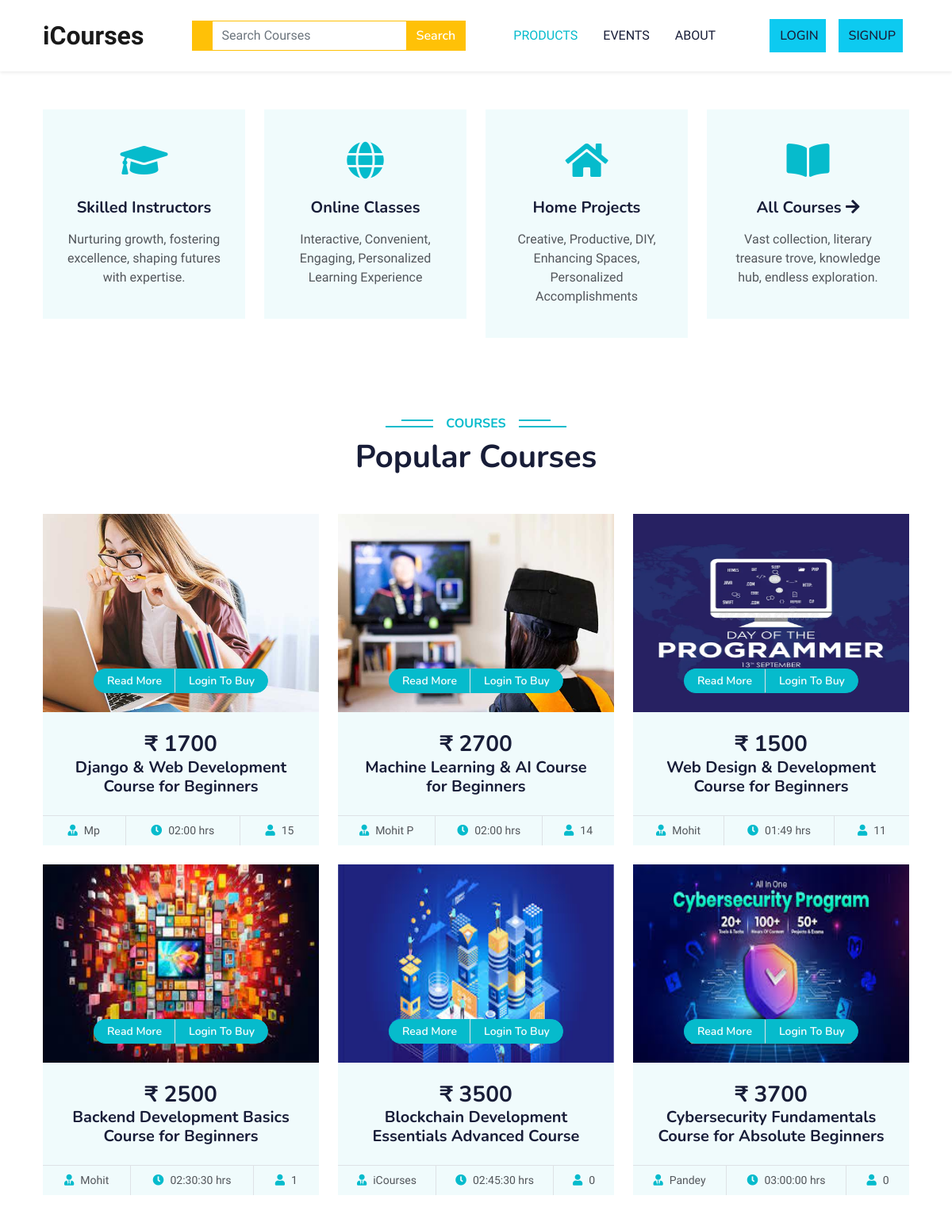
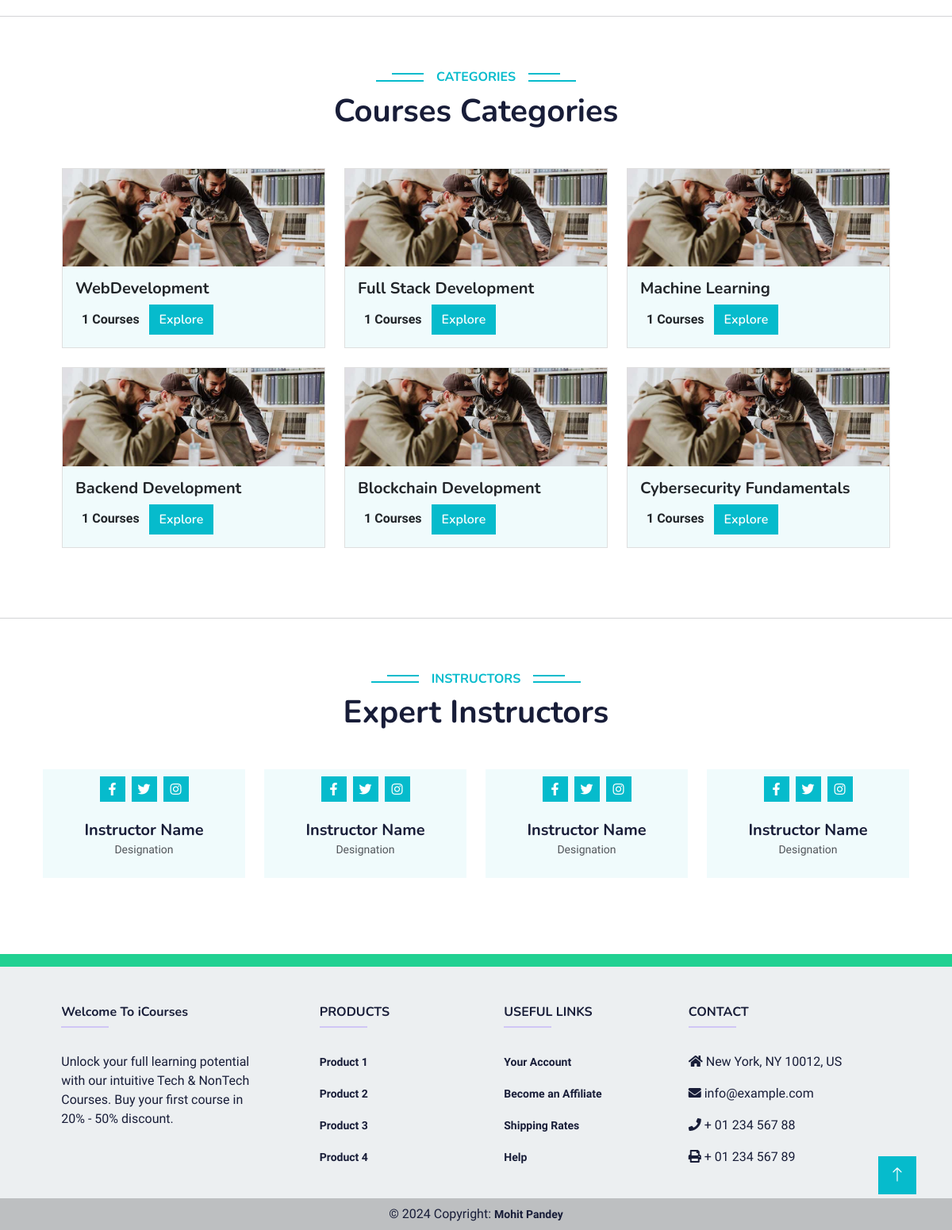
The app's page /product/ with its own data (2 pictures, top to bottom).
### home/models.py (models this page shows, shortened)
class Course(models.Model):
    coursePicture = models.ImageField(upload_to='coursePicture/',null=True,blank = True)
    courseFile = models.FileField(upload_to='coursePdf',null=True,blank=True)
    courseCategory = models.ForeignKey(Category, on_delete=models.CASCADE ,null=True,blank=True)
    courseName = models.CharField(max_length = 150,null=True,blank=True)
    coursePrice = models.IntegerField(null=True,blank=True)
    madeBy = models.CharField(max_length = 150,null=True,blank=True)
    courseDuration = models.CharField(max_length = 50)
    studentOnCourse = models.IntegerField(default = 0,editable=False)
    AboutCourse = HTMLField(blank=True)

class Category(models.Model):
    categoryName = models.CharField(max_length=200)

### home/views.py (the view)
# urls.py: path('product/',views.Products, name='Products'),
def Products(request):
    if request.method == "GET":
      search = request.GET.get('search')
      if search != None:
        course = Course.objects.filter(courseName__icontains=search)
        return render(request,"Products/allCourse.html",{'courses':course})
    courses = Course.objects.order_by('-studentOnCourse')[:6] # Get the top 6 course by user purchased count..
    category_counts = Category.objects.annotate(course_count=Count('course')) # get the catagory courses in the page....
    context = {'courses':courses, 'categories':category_counts}
    return render(request, 'Products/productPage.html',context)

### home/context_processors.py (called while the page is built)
def user_info(request):
    user_info = None
    if request.user.is_authenticated:
        try:
            user_info = request.user.userprofile  # Assuming UserProfile is related to the User model
        except UserProfile.DoesNotExist:
            pass  # Handle the case where UserProfile doesn't exist for the current user
    return {'user_info': user_info}

### templates/Products/productPage.html (shortened to what this page needs)
{% extends 'base.html' %}
{% block Css %}
  <link href="https://cdnjs.cloudflare.com/ajax/libs/font-awesome/5.10.0/css/all.min.css" rel="stylesheet" />
  <link href="https://cdn.jsdelivr.net/npm/bootstrap-icons@1.4.1/font/bootstrap-icons.css" rel="stylesheet" />
  <link href="lib/animate/animate.min.css" rel="stylesheet" />
  <link href="lib/owlcarousel/assets/owl.carousel.min.css" rel="stylesheet" />
  <link href="/static/Css/css/bootstrap.min.css" rel="stylesheet" />
  <link href="/static/Css/css/style.css" rel="stylesheet" />
{% endblock %}
{% block body %}
  <div class="container-xxl py-5">
    <div class="container">
      <div class="row g-4">
        <div class="col-lg-3 col-sm-6 wow fadeInUp" data-wow-delay="0.1s">
          <div class="service-item text-center pt-3">
            <div class="p-4">
              <i class="fa fa-3x fa-graduation-cap text-primary mb-4"></i>
              <h5 class="mb-3">Skilled Instructors</h5>
              <p>Nurturing growth, fostering excellence, shaping futures with expertise.</p>
            </div>
          </div>
        </div>
        <div class="col-lg-3 col-sm-6 wow fadeInUp" data-wow-delay="0.3s">
          <div class="service-item text-center pt-3">
            <div class="p-4">
              <i class="fa fa-3x fa-globe text-primary mb-4"></i>
              <h5 class="mb-3">Online Classes</h5>
              <p>Interactive, Convenient, Engaging, Personalized Learning Experience</p>
            </div>
          </div>
        </div>
        <div class="col-lg-3 col-sm-6 wow fadeInUp" data-wow-delay="0.5s">
          <div class="service-item text-center pt-3">
            <div class="p-4">
              <i class="fa fa-3x fa-home text-primary mb-4"></i>
              <h5 class="mb-3">Home Projects</h5>
              <p>Creative, Productive, DIY, Enhancing Spaces, Personalized Accomplishments</p>
            </div>
          </div>
        </div>
        <div onclick="window.location.href='/allCourses/' " class="col-lg-3 col-sm-6 wow fadeInUp" data-wow-delay="0.7s">
          <div class="service-item text-center pt-3">
            <div class="p-4">
              <i class="fa fa-3x fa-book-open text-primary mb-4"></i>
              <h5 class="mb-3">All Courses <i class="fas fa-arrow-right"></i>
              </h5>
              <p>Vast collection, literary treasure trove, knowledge hub, endless exploration.</p>
            </div>
          </div>
        </div>
      </div>
    </div>
  </div>
  <div class="container-xxl py-5">
    <div class="container">
      <div class="text-center wow fadeInUp" data-wow-delay="0.1s">
        <h6 class="section-title bg-white text-center text-primary px-3">Courses</h6>
        <h1 class="mb-5">Popular Courses</h1>
      </div>
      <div class="row g-4 justify-content-start">
        {% for course in courses %}
          <div class="col-lg-4 col-md-6 wow fadeInUp" data-wow-delay="0.1s">
            <div class="course-item bg-light">
              <div class="position-relative overflow-hidden">
                {% if course.coursePicture %}
                <img src="{{ course.coursePicture.url }}" height="250px" class="card-img-top" alt="{{ course.courseName }}">
            {% else %}
            <img src="/static/Images/cat-4.jpg" height="250px" class="card-img-top" alt="Placeholder">
            {% endif %}
                <div class="w-100 d-flex justify-content-center position-absolute bottom-0 start-0 mb-4">
                  <a href="/productView/{{course.id}}" class="flex-shrink-0 btn btn-sm btn-primary px-3 border-end" style="border-radius: 30px 0 0 30px;">Read More</a>
                  {% if user.is_authenticated %}
                  <a href="/paymentPage/{{course.id}}" class="flex-shrink-0 btn btn-sm btn-primary px-3" style="border-radius: 0 30px 30px 0;">Buy Now</a>
                  {% else %}
                  <a href="/login/" class="flex-shrink-0 btn btn-sm btn-primary px-3" style="border-radius: 0 30px 30px 0;">Login To Buy</a>
                  {% endif %}
                </div>
              </div>
              <div class="text-center p-4 pb-0">
                <h3 class="mb-0">₹ {{ course.coursePrice }}</h3>
                <h5 class="mb-4">{{ course.courseName }}</h5>
              </div>
              <div class="d-flex border-top">
                <small class="flex-fill text-center border-end py-2"><i class="fa fa-user-tie text-primary me-2"></i>{{ course.madeBy }}</small>
                <small class="flex-fill text-center border-end py-2"><i class="fa fa-clock text-primary me-2"></i>{{ course.courseDuration }} hrs</small>
                <small class="flex-fill text-center py-2"><i class="fa fa-user text-primary me-2"></i>{{ course.studentOnCourse }}</small>
              </div>
            </div>
          </div>
        {% endfor %}
      </div>
    </div>
  </div>
  <hr>
  <div class="container-xxl py-5 category">
    <div class="container">
      <div class="text-center wow fadeInUp" data-wow-delay="0.1s">
        <h6 class="section-title bg-white text-center text-primary px-3">Categories</h6>
        <h1 class="mb-5">Courses Categories</h1>
      </div>
      <div class="container">
        <div class="row">
          {% for category in categories %}
            <div class="col-lg-4 col-md-6 mb-4">
              <div class="card">
                <img src="/static/Images/cat-1.jpg" class="card-img-top" alt="..." />
                <div class="card-body bg-light">
                  <h5 class="card-title">{{ category.categoryName }}</h5>
                  <b><span class="mx-2 card-text">{{ category.course_count }} Courses</span></b>
                    <a href="/courses/{{category.id}}" class="btn btn-primary">Explore</a>
                </div>
              </div>
            </div>
          {% endfor %}
        </div>
      </div>
    </div>
  </div>
<hr>
  <div class="container-xxl py-5">
    <div class="container">
      <div class="text-center wow fadeInUp" data-wow-delay="0.1s">
        <h6 class="section-title bg-white text-center text-primary px-3">Instructors</h6>
        <h1 class="mb-5">Expert Instructors</h1>
      </div>
      <div class="row g-4">
        <div class="col-lg-3 col-md-6 wow fadeInUp" data-wow-delay="0.1s">
          <div class="team-item bg-light">
            <div class="overflow-hidden">
            </div>
            <div class="position-relative d-flex justify-content-center" style="margin-top: -23px;">
              <div class="bg-light d-flex justify-content-center pt-2 px-1">
                <a class="btn btn-sm-square btn-primary mx-1" href=""><i class="fab fa-facebook-f"></i></a>
                <a class="btn btn-sm-square btn-primary mx-1" href=""><i class="fab fa-twitter"></i></a>
                <a class="btn btn-sm-square btn-primary mx-1" href=""><i class="fab fa-instagram"></i></a>
              </div>
            </div>
            <div class="text-center p-4">
              <h5 class="mb-0">Instructor Name</h5>
              <small>Designation</small>
            </div>
          </div>
        </div>
        <div class="col-lg-3 col-md-6 wow fadeInUp" data-wow-delay="0.3s">
          <div class="team-item bg-light">
            <div class="overflow-hidden">
            </div>
            <div class="position-relative d-flex justify-content-center" style="margin-top: -23px;">
              <div class="bg-light d-flex justify-content-center pt-2 px-1">
                <a class="btn btn-sm-square btn-primary mx-1" href=""><i class="fab fa-facebook-f"></i></a>
                <a class="btn btn-sm-square btn-primary mx-1" href=""><i class="fab fa-twitter"></i></a>
                <a class="btn btn-sm-square btn-primary mx-1" href=""><i class="fab fa-instagram"></i></a>
              </div>
            </div>
            <div class="text-center p-4">
              <h5 class="mb-0">Instructor Name</h5>
              <small>Designation</small>
            </div>
          </div>
        </div>
        <div class="col-lg-3 col-md-6 wow fadeInUp" data-wow-delay="0.5s">
          <div class="team-item bg-light">
            <div class="overflow-hidden">
            </div>
            <div class="position-relative d-flex justify-content-center" style="margin-top: -23px;">
              <div class="bg-light d-flex justify-content-center pt-2 px-1">
                <a class="btn btn-sm-square btn-primary mx-1" href=""><i class="fab fa-facebook-f"></i></a>
                <a class="btn btn-sm-square btn-primary mx-1" href=""><i class="fab fa-twitter"></i></a>
                <a class="btn btn-sm-square btn-primary mx-1" href=""><i class="fab fa-instagram"></i></a>
              </div>
            </div>
            <div class="text-center p-4">
              <h5 class="mb-0">Instructor Name</h5>
              <small>Designation</small>
            </div>
          </div>
        </div>
        <div class="col-lg-3 col-md-6 wow fadeInUp" data-wow-delay="0.7s">
          <div class="team-item bg-light">
            <div class="overflow-hidden">
            </div>
            <div class="position-relative d-flex justify-content-center" style="margin-top: -23px;">
              <div class="bg-light d-flex justify-content-center pt-2 px-1">
                <a class="btn btn-sm-square btn-primary mx-1" href=""><i class="fab fa-facebook-f"></i></a>
                <a class="btn btn-sm-square btn-primary mx-1" href=""><i class="fab fa-twitter"></i></a>
                <a class="btn btn-sm-square btn-primary mx-1" href=""><i class="fab fa-instagram"></i></a>
              </div>
            </div>
            <div class="text-center p-4">
              <h5 class="mb-0">Instructor Name</h5>
              <small>Designation</small>
            </div>
          </div>
        </div>
      </div>
    </div>
  </div>
  <a href="#" class="btn btn-lg btn-primary btn-lg-square back-to-top"><i class="bi bi-arrow-up"></i></a>
{% endblock %}

### static/Css/base.css (style rules this page uses)
a { font-size: 14px; font-weight: 700 }

### static/Css/css/style.css (style rules this page uses)
:root { --primary: #06BBCC; --light: #F0FBFC; --dark: #181d38; }
.back-to-top { position: fixed; display: none; right: 45px; bottom: 45px; z-index: 99; }
.btn { font-family: 'Nunito', sans-serif; font-weight: 600; transition: .5s; }
.btn.btn-primary, .btn.btn-secondary { color: #FFFFFF; }
.btn-sm-square { width: 32px; height: 32px; }
.btn-lg-square { width: 48px; height: 48px; }
.btn-square, .btn-sm-square, .btn-lg-square { padding: 0; display: flex; align-items: center; justify-content: center; font-weight: normal; border-radius: 0px; }
.section-title { position: relative; display: inline-block; text-transform: uppercase; }
.section-title::before { position: absolute; content: ""; width: calc(100% + 80px); height: 2px; top: 4px; left: -40px; background: var(--primary); z-index: -1; }
.section-title::after { position: absolute; content: ""; width: calc(100% + 120px); height: 2px; bottom: 5px; left: -60px; background: var(--primary); z-index: -1; }
.service-item { background: var(--light); transition: .5s; }
.service-item * { transition: .5s; }
.category img, .course-item img { transition: .5s; }

### records on screen
Course: coursePicture (picture), coursePrice "1700", courseName "Django & Web Development Course for Beginners", madeBy "Mp", courseDuration "02:00", studentOnCourse "15"
Course: coursePicture (picture), coursePrice "2700", courseName "Machine Learning & AI Course for Beginners", madeBy "Mohit P", courseDuration "02:00", studentOnCourse "14"
Course: coursePicture (picture), coursePrice "1500", courseName "Web Design & Development Course for Beginners", madeBy "Mohit", courseDuration "01:49", studentOnCourse "11"
Course: coursePicture (picture), coursePrice "2500", courseName "Backend Development Basics Course for Beginners", madeBy "Mohit", courseDuration "02:30:30", studentOnCourse "1"
Course: coursePicture (picture), coursePrice "3500", courseName "Blockchain Development Essentials Advanced Course", madeBy "iCourses", courseDuration "02:45:30", studentOnCourse "0"
Course: coursePicture (picture), coursePrice "3700", courseName "Cybersecurity Fundamentals Course for Absolute Beginners", madeBy "Pandey", courseDuration "03:00:00", studentOnCourse "0"
Category: categoryName "WebDevelopment", course_count "1"
Category: categoryName "Full Stack Development", course_count "1"
Category: categoryName "Machine Learning", course_count "1"
Category: categoryName "Backend Development", course_count "1"
Category: categoryName "Blockchain Development", course_count "1"
Category: categoryName "Cybersecurity Fundamentals", course_count "1"
